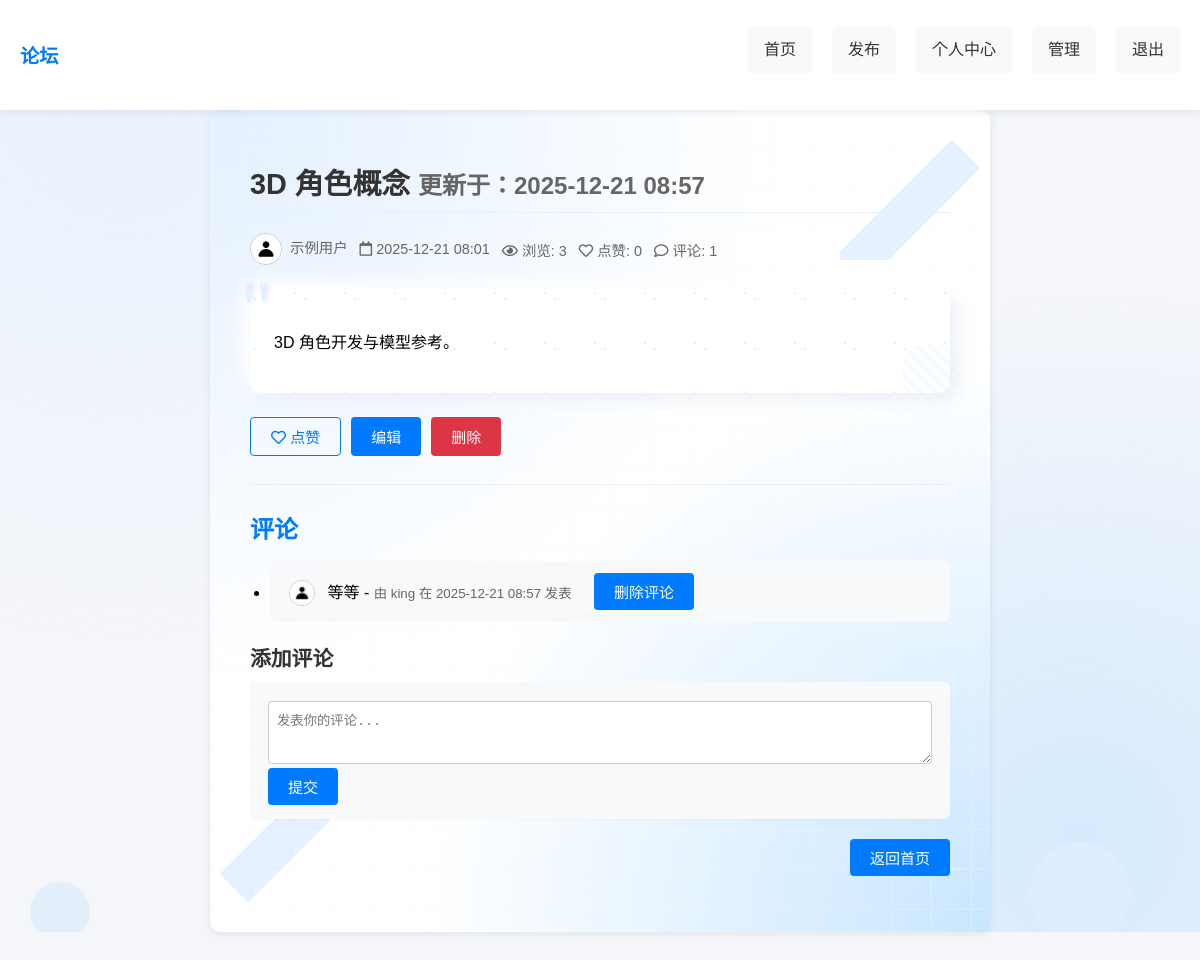
The page /blog/2/ (signed in) on the database as committed earlier.
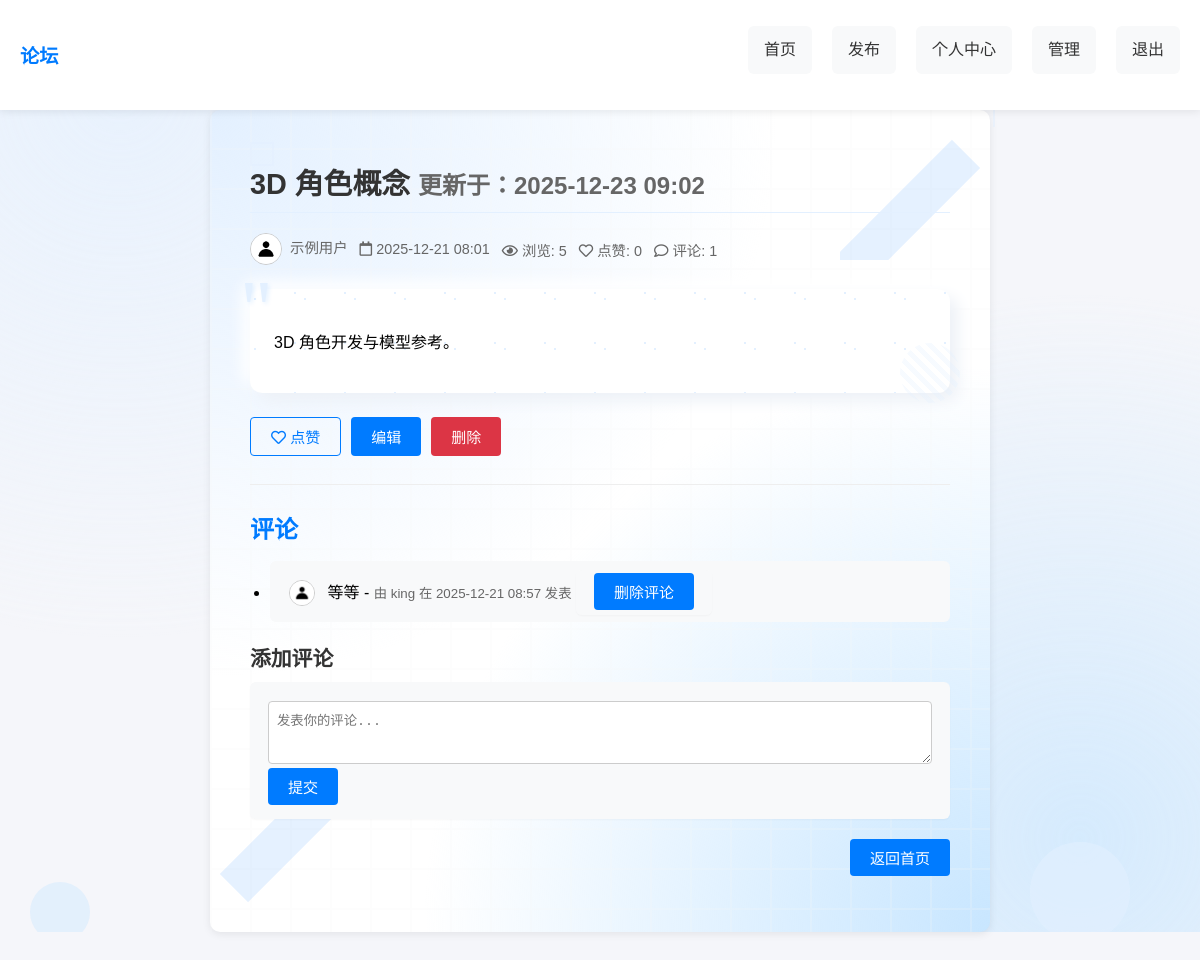
The same page on the database as committed later.
### core/models.py (models this page shows, shortened)
class Blog(models.Model):
	author = models.ForeignKey(settings.AUTH_USER_MODEL, on_delete=models.CASCADE, related_name='blogs')
	title = models.CharField(max_length=100)
	content = models.TextField()
	created_at = models.DateTimeField(auto_now_add=True)
	updated_at = models.DateTimeField(auto_now=True)
	is_public = models.BooleanField(default=True)
	likes_count = models.IntegerField(default=0)
	views_count = models.IntegerField(default=0)
	is_approved = models.BooleanField(default=True)
	is_pinned = models.BooleanField(default=False)
	is_featured = models.BooleanField(default=False)

class User(AbstractUser):
	security_question = models.CharField(max_length=200, blank=False)
	security_answer_hash = models.CharField(max_length=128, blank=False)
	nickname = models.CharField(max_length=50, null=True, blank=True)
	has_set_nickname = models.BooleanField(default=False)
	avatar_path = models.CharField(max_length=255, default='default-avatar.jpg')
	created_at = models.DateTimeField(auto_now_add=True)
	is_admin = models.BooleanField(default=False)
	is_root_admin = models.BooleanField(default=False)

### core/views.py (the view, shortened to what this page needs)
# urls.py: path('blog/<int:blog_id>/', views.blog_detail, name='blog_detail'),
@login_required
def blog_detail(request, blog_id):
    blog = get_object_or_404(Blog, pk=blog_id)
    is_author = request.user.id == blog.author_id
    if not (is_author or getattr(request.user, 'is_admin', False)):
        blog.views_count += 1
        blog.save()
    return render(request, 'blog_detail.html', {'blog': blog, 'is_author': is_author})

### templates/blog_detail.html (shortened to what this page needs)
<!DOCTYPE html>
<html>
<head>
    <link rel="stylesheet" href="https://cdnjs.cloudflare.com/ajax/libs/font-awesome/5.15.4/css/all.min.css">
</head>
<body>
    <nav class="navbar">
        <a href="{% url 'home' %}" class="navbar-logo">论坛</a>
        <ul class="navbar-menu">
            <li><a href="{% url 'home' %}">首页</a></li>
            <li><a href="{% url 'create_blog' %}">发布</a></li>
            <li><a href="{% url 'user_profile' %}">个人中心</a></li>
            {% if request.user.is_admin %}
            <li><a href="{% url 'admin_dashboard' %}">管理</a></li>
            {% endif %}
            <li><a href="{% url 'logout' %}">退出</a></li>
        </ul>
    </nav>
    <div class="container">
        <div class="ribbon ribbon-top-right"></div>
        <div class="corner-decorator"></div>
        <div class="corner-decorator"></div>
        <h1>{{ blog.title }} <small>更新于：{{ blog.updated_at|date:"Y-m-d H:i" }}</small></h1>
        <div class="meta-info">
            <span>
                <img src="/media/{{ blog.author.avatar_path|default:'default-avatar.jpg' }}" alt="{{ blog.author.nickname }}的头像" class="avatar">
                {% if blog.author.nickname %}{{ blog.author.nickname }}{% else %}{{ blog.author.username }}{% endif %}
            </span>
            <span><i class="far fa-calendar"></i> {{ blog.created_at|date:"Y-m-d H:i" }}</span>
            <span><i class="far fa-eye"></i> 浏览: {{ blog.views_count }}</span>
            <span><i class="far fa-heart"></i> 点赞: <span id="likesCount">{{ blog.likes_count }}</span></span>
            <span><i class="far fa-comment"></i> 评论: {{ blog.comments.count }}</span>
        </div>
        <div class="content-wrapper">
            <p>{{ blog.content }}</p>
        </div>
        <div class="action-buttons">
            <button id="likeBtn" class="btn btn-outline">
                <i class="far fa-heart"></i> 点赞
            </button>
            {% if is_author or current_user.is_admin %}
            <button class="btn" data-toggle="modal" data-target="#editBlogModal">编辑</button>
            <button class="btn btn-danger" data-toggle="modal" data-target="#deleteBlogModal">删除</button>
            {% endif %}
        </div>
        <hr>
        <h2>评论</h2>
        <div class="comment-list">
            <ul>
                {% for comment in blog.comments.all %}
                    <li>
                        <img src="/media/{{ comment.author.avatar_path|default:'default-avatar.jpg' }}" alt="{{ comment.author.nickname }}的头像" class="comment-avatar">
                        {{ comment.content }} - <small>由 {% if comment.author.nickname %}{{ comment.author.nickname }}{% else %}{{ comment.author.username }}{% endif %} 在 {{ comment.created_at|date:"Y-m-d H:i" }} 发表</small>
                        {% if is_author or comment.author.id == request.user.id or request.user.is_admin %}
                            <form method="POST" style="display:inline;">{% csrf_token %}
                                <button type="submit" class="btn btn-sm btn-danger" onclick="return confirm('您确定要删除这条评论吗？')">删除评论</button>
                            </form>
                        {% endif %}
                    </li>
                {% endfor %}
            </ul>
        </div>
        <h3>添加评论</h3>
        <form method="POST" id="add-comment-form">{% csrf_token %}
            <textarea name="comment_content" rows="3" required placeholder="发表你的评论..."></textarea>
            <button type="submit">提交</button>
        </form>
        <p style="text-align:right; margin-top:20px;"><a href="{% url 'home' %}" class="btn">返回首页</a></p>
        <div class="ribbon ribbon-bottom-left"></div>
    </div>
</body>
</html>

Rows that differ between the two databases and show on the page:
changed Blog "3D 角色概念": updated_at "2025-12-21 08:57" → "2025-12-23 09:02"; views_count "3" → "5"
